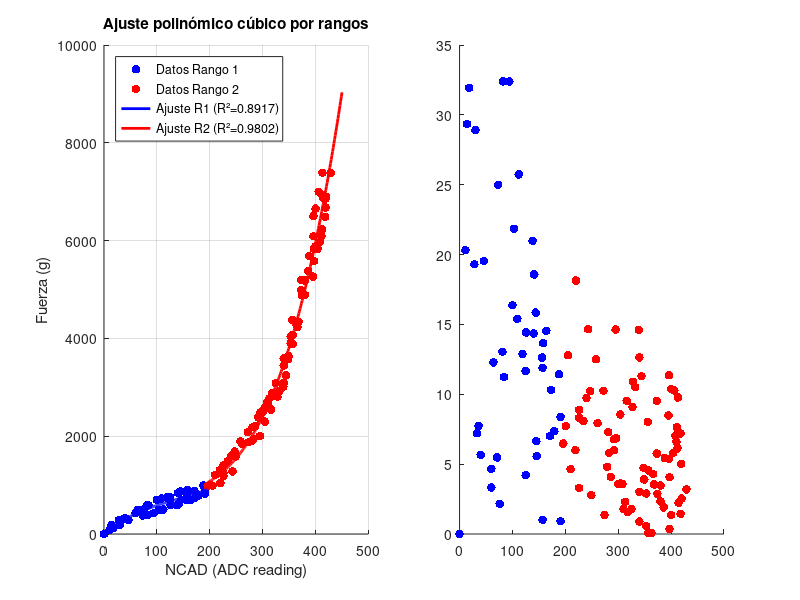

MATLAB code to generate this figure: (Note: this script raises an error after producing the figure.)
%% =====================================================
%% ESTE SCRIPT SE USA PARA CALCULAR LOS COEFICIENTES DEL
%% POLINOMIO DE TERCER GRADO QUE MODELA LA RELACIÓN
%% ENTRE LA FUERZA APLICADA Y EL NÚMERO NCAD QUE PRODUCE
%% EL CONVERTIDOR DE ANALÓGICO  DIGITAL PARA EL SENSOR
%% QUE MIDE LA FUERZA DEL DEDO MEÑIQUE.
%% 
%% SE CALCULAN TAMBIÉN:
%%    - COEFICIENTE DE DETERMINACIÓN R2
%%    - DESVIACIÓN STANDAR
%%    - MAE
%%    - MAPE
%% =====================================================



% Limpiar entorno
clear all; close all; clc;

% Datos experimentales: NCAD (0-1023) y Fuerza (g)
NCAD = [0, 11, 14, 18, 28, 30, 33, 36, 40, 46, 60, 60, 64, 71, 73, 76, ...
        81, 82, 84, 94, 100, 103, 109, 112, 119, 125, 125, 126, 138, 140, ...
        141, 144, 145, 146, 156, 157, 157, 158, 164, 171, 173, 179, 188, ...
        191, 191, 196, 201, 205, 210, 219, 220, 226, 226, 226, 234, 240, ...
        243, 247, 249, 258, 261, 272, 274, 279, 281, 283, 286, 292, 292, ...
        295, 296, 300, 304, 304, 308, 310, 313, 316, 318, 325, 327, 328, ...
        332, 339, 340, 340, 340, 344, 348, 349, 353, 353, 356, 357, 357, ...
        363, 366, 368, 373, 373, 374, 380, 380, 386, 388, 395, 396, 396, ...
        397, 397, 400, 400, 404, 406, 408, 410, 411, 412, 413, 414, 418, ...
        418, 419, 420, 429]';

Fuerza = [0, 89, 184, 121, 284, 188, 282, 304, 323, 284, 428, 434, 494, ...
          493, 380, 499, 586, 388, 588, 424, 698, 488, 728, 498, 746, 758, ...
          699, 588, 588, 838, 608, 868, 688, 698, 880, 690, 780, 898, 694, ...
          880, 748, 788, 992, 898, 821, 988, 1008, 988, 1208, 1304, 1045, ...
          1184, 1406, 1248, 1489, 1588, 1280, 1688, 1584, 1896, 1848, 2084, ...
          1878, 1898, 2184, 1948, 2208, 2378, 2398, 2004, 2489, 2494, 2588, ...
          2298, 2684, 2684, 2774, 2544, 2884, 3084, 2828, 2808, 2924, 3008, ...
          3089, 3588, 3449, 3244, 3576, 3638, 4038, 3899, 4382, 3890, 4070, ...
          4298, 4232, 4340, 5196, 4988, 4884, 5184, 4890, 5380, 5680, 5264, ...
          6499, 6088, 5831, 5584, 6654, 5884, 5834, 6998, 5968, 6958, 6088, ...
          6228, 7388, 6876, 6854, 6486, 6676, 6896, 7384]';

% 1. Separar datos en dos rangos
idx_rango1 = NCAD <= 195;
idx_rango2 = NCAD >= 196;

NCAD1 = NCAD(idx_rango1);
F1 = Fuerza(idx_rango1);
NCAD2 = NCAD(idx_rango2);
F2 = Fuerza(idx_rango2);

% 2. Ajustar polinomios cúbicos (grado 3)
p1 = polyfit(NCAD1, F1, 3);
p2 = polyfit(NCAD2, F2, 3);

% 3. Evaluar polinomios en los puntos correspondientes
F1_ajustada = polyval(p1, NCAD1);
F2_ajustada = polyval(p2, NCAD2);

% 4. Calcular métricas para cada rango
% Función para calcular métricas con protección contra división por cero
function [R2, std_dev, MAE, MAPE, max_RE] = calcular_metricas(y_real, y_ajust)
    % R² (coeficiente de determinación)
    SS_res = sum((y_real - y_ajust).^2);
    SS_tot = sum((y_real - mean(y_real)).^2);
    R2 = 1 - SS_res/SS_tot;
    
    % Desviación estándar de los residuos
    std_dev = std(y_real - y_ajust);
    
    % Error absoluto medio (MAE)
    MAE = mean(abs(y_real - y_ajust));
    
    % Error relativo porcentual (evitando división por cero)
    err_rel = abs(y_real - y_ajust) ./ abs(y_real);
    % Filtrar casos donde y_real != 0
    idx_valid = y_real ~= 0;
    if any(idx_valid)
        err_rel_valid = err_rel(idx_valid) * 100;
        MAPE = mean(err_rel_valid);
        max_RE = max(err_rel_valid);
    else
        MAPE = NaN;
        max_RE = NaN;
    end
end

% Calcular métricas para ambos rangos
[R2_1, std_dev1, MAE1, MAPE1, max_RE1] = calcular_metricas(F1, F1_ajustada);
[R2_2, std_dev2, MAE2, MAPE2, max_RE2] = calcular_metricas(F2, F2_ajustada);

% 5. Mostrar resultados
fprintf('=== RANGO 1 (0 <= NCAD <= 195) ===\n');
fprintf('Polinomio: F(NCAD) = %.6f*NCAD³ + %.6f*NCAD² + %.6f*NCAD + %.6f\n', ...
        p1(1), p1(2), p1(3), p1(4));
fprintf('R² = %.6f\n', R2_1);
fprintf('Desviación estándar de residuos = %.6f g\n', std_dev1);
fprintf('MAE = %.6f g\n', MAE1);
fprintf('Error relativo medio porcentual (MAPE) = %.6f%%\n', MAPE1);
fprintf('Error relativo máximo porcentual = %.6f%%\n\n', max_RE1);

fprintf('=== RANGO 2 (196 <= NCAD <= 1023) ===\n');
fprintf('Polinomio: F(NCAD) = %.6f*NCAD³ + %.6f*NCAD² + %.6f*NCAD + %.6f\n', ...
        p2(1), p2(2), p2(3), p2(4));
fprintf('R² = %.6f\n', R2_2);
fprintf('Desviación estándar de residuos = %.6f g\n', std_dev2);
fprintf('MAE = %.6f g\n', MAE2);
fprintf('Error relativo medio porcentual (MAPE) = %.6f%%\n', MAPE2);
fprintf('Error relativo máximo porcentual = %.6f%%\n\n', max_RE2);

% 6. Graficar resultados
figure('Position', [100, 100, 1200, 500]);

% Gráfico 1: Datos y ajuste
subplot(1, 2, 1);
hold on;
scatter(NCAD1, F1, 40, 'b', 'filled', 'DisplayName', 'Datos Rango 1');
scatter(NCAD2, F2, 40, 'r', 'filled', 'DisplayName', 'Datos Rango 2');
NCAD_fit1 = linspace(0, 195, 200);
NCAD_fit2 = linspace(196, 450, 200); % 450 es el máximo NCAD en datos
plot(NCAD_fit1, polyval(p1, NCAD_fit1), 'b-', 'LineWidth', 2, ...
     'DisplayName', sprintf('Ajuste R1 (R²=%.4f)', R2_1));
plot(NCAD_fit2, polyval(p2, NCAD_fit2), 'r-', 'LineWidth', 2, ...
     'DisplayName', sprintf('Ajuste R2 (R²=%.4f)', R2_2));
xlabel('NCAD (ADC reading)');
ylabel('Fuerza (g)');
title('Ajuste polinómico cúbico por rangos');
legend('Location', 'northwest');
grid on;

% Gráfico 2: Errores relativos porcentuales
subplot(1, 2, 2);
hold on;
% Calcular errores relativos para todos los puntos
err_rel_total = zeros(size(NCAD));
for i = 1:length(NCAD)
    if NCAD(i) <= 195
        F_ajust = polyval(p1, NCAD(i));
    else
        F_ajust = polyval(p2, NCAD(i));
    end
    if Fuerza(i) ~= 0
        err_rel_total(i) = abs(Fuerza(i) - F_ajust) / abs(Fuerza(i)) * 100;
    else
        err_rel_total(i) = 0;
    end
end

scatter(NCAD1, err_rel_total(idx_rango1), 40, 'b', 'filled', ...
        'DisplayName', 'Rango 1');
scatter(NCAD2, err_rel_total(idx_rango2), 40, 'r', 'filled', ...
        'DisplayName', 'Rango 2');
yline(MAPE1, 'b--', 'LineWidth', 1.5, ...
      'DisplayName', sprintf('MAPE R1: %.2f%%', MAPE1));
yline(MAPE2, 'r--', 'LineWidth', 1.5, ...
      'DisplayName', sprintf('MAPE R2: %.2f%%', MAPE2));
xlabel('NCAD (ADC reading)');
ylabel('Error relativo porcentual (%)');
title('Errores relativos por punto');
legend('Location', 'northwest');
ylim([0, max(err_rel_total)*1.1]);
grid on;

% 7. Exportar coeficientes para uso en microcontrolador
fprintf('=== PARA IMPLEMENTACIÓN EN PIC ===\n');
fprintf('Rango 1 coeficientes (a3, a2, a1, a0):\n');
fprintf('%.6e, %.6e, %.6e, %.6e\n\n', p1(1), p1(2), p1(3), p1(4));
fprintf('Rango 2 coeficientes (a3, a2, a1, a0):\n');
fprintf('%.6e, %.6e, %.6e, %.6e\n', p2(1), p2(2), p2(3), p2(4));
